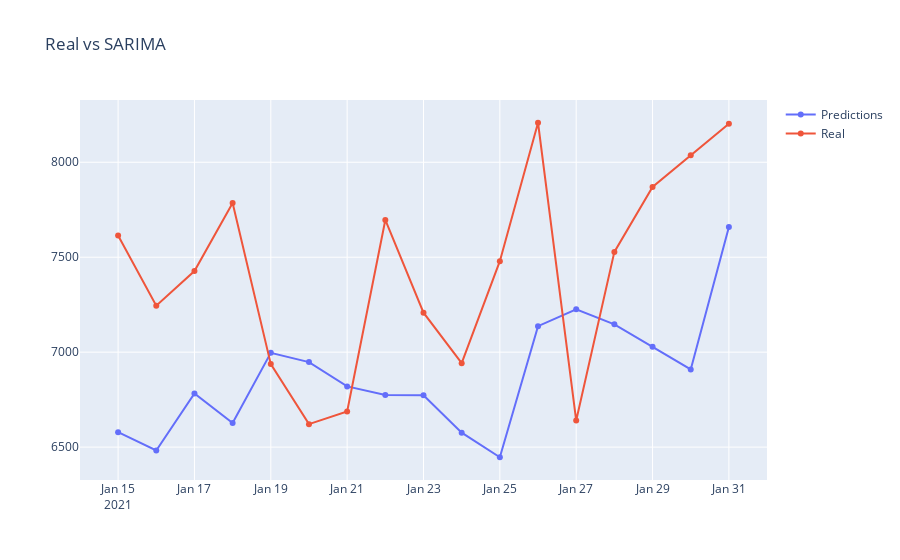

Source (notebook cell):
### Code cell
#Ploting results
fig = go.Figure()
fig.add_trace(go.Line(x=training_data_df.loc["2021-01-15":"2021-02-28"].index,y=sarima_predictions,name="Predictions"))
fig.add_trace(go.Line(x=training_data_df.loc["2021-01-15":"2021-02-28"].index,y=sarima_test['dependent'].values,name="Real"))
fig.update_layout(title="Real vs SARIMA")
fig.show()
